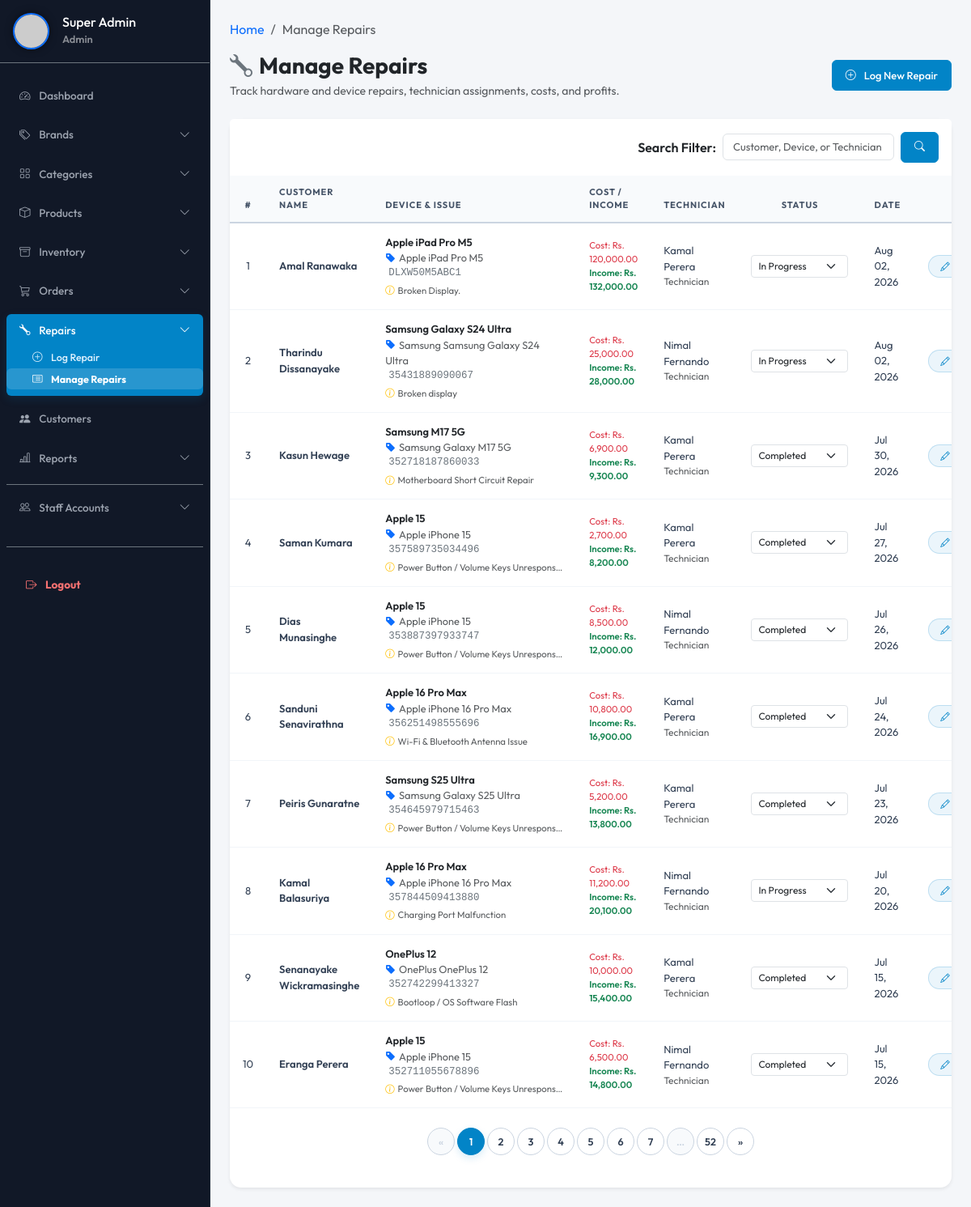
Page /legacy_php_backup/admin/manage-repairs.php (signed in) on the committed database.
### tables this page shows
CREATE TABLE `tbl_repairs` (
  `ID` int(11) NOT NULL AUTO_INCREMENT,
  `CustomerName` varchar(150) NOT NULL,
  `BrandName` varchar(100) DEFAULT NULL,
  `ProductName` varchar(150) DEFAULT NULL,
  `IMEINumber` varchar(50) DEFAULT NULL,
  `DeviceName` varchar(150) NOT NULL,
  `Issue` text NOT NULL,
  `Cost` decimal(10,2) NOT NULL DEFAULT 0.00,
  `Income` decimal(10,2) NOT NULL DEFAULT 0.00,
  `TechnicianId` int(11) NOT NULL,
  `Status` enum('Pending','In-progress','Completed','Cancelled') NOT NULL DEFAULT 'Pending',
  `RepairDate` date NOT NULL,
  `RepairNotes` text DEFAULT NULL,
  `PartsUsed` varchar(255) DEFAULT NULL,
  `LaborTime` varchar(50) DEFAULT NULL,
  PRIMARY KEY (`ID`),
  KEY `TechnicianId` (`TechnicianId`),
  CONSTRAINT `fk_repairs_technician` FOREIGN KEY (`TechnicianId`) REFERENCES `staff_users` (`id`) ON DELETE CASCADE
);

CREATE TABLE `staff_users` (
  `id` int(11) NOT NULL AUTO_INCREMENT,
  `first_name` varchar(50) NOT NULL,
  `last_name` varchar(50) NOT NULL,
  `email` varchar(100) NOT NULL,
  `phone` varchar(20) NOT NULL,
  `gender` enum('Male','Female') NOT NULL,
  `birth_date` date NOT NULL,
  `role` enum('Admin','Sales person','Technician') NOT NULL,
  `status` enum('Active','Inactive') NOT NULL,
  `password` varchar(255) NOT NULL,
  `created_at` timestamp NOT NULL DEFAULT current_timestamp(),
  `updated_at` timestamp NOT NULL DEFAULT current_timestamp() ON UPDATE current_timestamp(),
  PRIMARY KEY (`id`),
  UNIQUE KEY `unique_email` (`email`)
);

### legacy_php_backup/admin/manage-repairs.php (the view, shortened to what this page needs)
<?php
include("../includes/admin/auth_admin.php");
$search = isset($_GET['search']) ? trim($_GET['search']) : '';
$filter = isset($_GET['filter']) ? trim($_GET['filter']) : '';
$limit = 10;
$page = isset($_GET['page']) ? max(1, intval($_GET['page'])) : 1;
$offset = ($page - 1) * $limit;
$params = [];
$types = "";
$where_sql = "";
$count_query = "SELECT COUNT(r.ID) FROM tbl_repairs r JOIN staff_users s ON r.TechnicianId = s.id $where_sql";
$count_stmt = $conn->prepare($count_query);
$count_stmt->execute();
$total_rows = $count_stmt->get_result()->fetch_row()[0];
$total_pages = ceil($total_rows / $limit);
$data_query = "SELECT r.*, s.first_name, s.last_name, s.role
               FROM tbl_repairs r
               JOIN staff_users s ON r.TechnicianId = s.id
               $where_sql
               ORDER BY r.RepairDate DESC, r.ID DESC
               LIMIT ? OFFSET ?";
$data_stmt = $conn->prepare($data_query);
$bind_params = array_merge($params, [$limit, $offset]);
$data_stmt->bind_param($types . "ii", ...$bind_params);
$data_stmt->execute();
$repairs_res = $data_stmt->get_result();
?>
<?php include_once('../includes/admin/header.php');?>
<div class="container-fluid">
    <div class="row">
        <?php include_once('../includes/admin/sidebar.php');?>
        <div class="col-md-10 p-4">
            <nav aria-label="breadcrumb">
                <ol class="breadcrumb">
                    <li class="breadcrumb-item"><a href="dashboard.php" class="text-decoration-none">Home</a></li>
                    <li class="breadcrumb-item active" aria-current="page">Manage Repairs<?= ($filter !== '') ? ' - ' . ucfirst($filter) : ''; ?></li>
                </ol>
            </nav>
            <div class="d-flex justify-content-between align-items-center mb-4">
                <div>
                    <h3 class="fw-bold text-dark mb-1"><i class="bi bi-wrench text-secondary me-2"></i>Manage Repairs<?= ($filter !== '') ? ' (' . ucfirst($filter) . ')' : ''; ?></h3>
                    <p class="text-muted mb-0 small"><?= $admin_role === 'Technician' ? 'Your assigned repair jobs and job status updates.' : 'Track hardware and device repairs, technician assignments, costs, and profits.'; ?></p>
                </div>
                <?php if ($admin_role !== 'Technician'): ?>
                <div>
                    <a href="add-repair.php" class="btn btn-primary rounded-pill px-4"><i class="bi bi-plus-circle me-1"></i> Log New Repair</a>
                </div>
                <?php endif; ?>
            </div>
            <div class="card card-repairs shadow-sm border-0">
                <div class="card-header bg-white py-3 border-0">
                    <form method="get" class="row g-2 justify-content-end align-items-center">
                        <div class="col-auto">
                            <label for="search" class="col-form-label fw-semibold">Search Filter:</label>
                        </div>
                        <div class="col-auto">
                            <input type="text" class="form-control" name="search" id="search" value="<?= htmlspecialchars($search); ?>" placeholder="Customer, Device, or Technician">
                        </div>
                        <div class="col-auto">
                            <button type="submit" class="btn btn-primary"><i class="bi bi-search"></i></button>
                        </div>
                    </form>
                </div>
                <div class="card-body p-0">
                    <div class="table-responsive">
                        <table class="table table-hover align-middle mb-0">
                            <thead class="table-light text-muted">
                                <tr>
                                    <th class="ps-4 text-center" style="width: 60px;">#</th>
                                    <th>Customer Name</th>
                                    <th>Device & Issue</th>
                                    <?php if ($admin_role !== 'Technician'): ?>
                                    <th>Cost / Income</th>
                                    <?php endif; ?>
                                    <th>Technician</th>
                                    <th class="text-center">Status</th>
                                    <th>Date</th>
                                    <th class="text-end pe-4">Actions</th>
                                </tr>
                            </thead>
                            <tbody>
                                <?php if ($repairs_res->num_rows > 0): ?>
                                    <?php
                                    $cnt = $offset + 1;
                                    while($row = $repairs_res->fetch_assoc()):
                                    ?>
                                        <tr>
                                            <td class="ps-4 text-center text-muted"><?= $cnt; ?></td>
                                            <td class="fw-semibold text-dark"><?= htmlspecialchars($row['CustomerName']); ?></td>
                                            <td>
                                                <div class="fw-semibold text-dark"><?= htmlspecialchars($row['DeviceName']); ?></div>
                                                <?php if (!empty($row['BrandName']) || !empty($row['ProductName'])): ?>
                                                    <div class="small text-muted" style="font-size:0.8rem;">
                                                        <i class="bi bi-tag-fill me-1 text-primary"></i><?= htmlspecialchars(trim(($row['BrandName'] ?? '') . ' ' . ($row['ProductName'] ?? ''))); ?>
                                                    </div>
                                                <?php endif; ?>
                                                <?php if (!empty($row['IMEINumber'])): ?>
                                                    <div class="small font-monospace text-secondary" style="font-size:0.78rem;">
                                                        <i class="bi bi-barcode me-1"></i><?= htmlspecialchars($row['IMEINumber']); ?>
                                                    </div>
                                                <?php endif; ?>
                                                <div class="text-muted small text-truncate mt-1" style="max-width: 220px;" title="<?= htmlspecialchars($row['Issue']); ?>">
                                                    <i class="bi bi-info-circle me-1 text-warning"></i><?= htmlspecialchars($row['Issue']); ?>
                                                </div>
                                            </td>
                                            <?php if ($admin_role !== 'Technician'): ?>
                                            <td>
                                                <div class="text-danger small">Cost: Rs. <?= number_format($row['Cost'], 2); ?></div>
                                                <div class="text-success fw-semibold small">Income: Rs. <?= number_format($row['Income'], 2); ?></div>
                                            </td>
                                            <?php endif; ?>
                                            <td>
                                                <?= htmlspecialchars($row['first_name'] . ' ' . $row['last_name']); ?>
                                                <span class="small text-muted d-block" style="font-size: 0.75rem;"><?= htmlspecialchars($row['role']); ?></span>
                                            </td>
                                            <td class="text-center" id="status-cell-<?= $row['ID']; ?>">
                                                <?php if ($admin_role === 'Admin' || $admin_role === 'Technician'): ?>
                                                <select class="form-select form-select-sm status-select rounded-pill px-2"
                                                        data-repair-id="<?= $row['ID']; ?>"
                                                        style="font-size:0.8rem; min-width:120px;">
                                                    <option value="In-progress"  <?= $row['Status']==='In-progress'  ? 'selected':'' ?>>In Progress</option>
                                                    <option value="Completed"    <?= $row['Status']==='Completed'    ? 'selected':'' ?>>Completed</option>
                                                </select>
                                                <?php endif; ?>
                                            </td>
                                            <td class="small"><?= date('M d, Y', strtotime($row['RepairDate'])); ?></td>
                                            <td class="text-end pe-4">
                                                <div class="d-flex justify-content-end gap-1">
                                                    <a href="edit-repair.php?id=<?= $row['ID']; ?>" class="btn btn-sm btn-primary"><i class="bi bi-pencil"></i> Edit</a>
                                                </div>
                                            </td>
                                        </tr>
                                    <?php
                                    $cnt++;
                                    endwhile;
                                    ?>
                                <?php endif; ?>
                            </tbody>
                        </table>
                    </div>
                    <?php if ($total_pages > 1): ?>
                    <nav class="d-flex justify-content-center my-4">
                        <ul class="pagination pagination-custom gap-1">
                            <li class="page-item <?= ($page <= 1) ? 'disabled' : ''; ?>">
                                <a class="page-link" href="?page=<?= $page - 1; ?>&search=<?= urlencode($search); ?>&filter=<?= urlencode($filter); ?>" aria-label="Previous">
                                    <span aria-hidden="true">&laquo;</span>
                                </a>
                            </li>
                            <?php
                            $range = 2;
                            $start_page = $page - $range;
                            $end_page = $page + $range;
                            if ($start_page <= 2) {
                                $end_page += (3 - $start_page);
                                $start_page = 2;
                            }
                            $start_page = max(2, $start_page);
                            $end_page = min($total_pages - 1, $end_page);
                            ?>
                            <li class="page-item <?= ($page == 1) ? 'active' : ''; ?>">
                                <a class="page-link" href="?page=1&search=<?= urlencode($search); ?>&filter=<?= urlencode($filter); ?>">1</a>
                            </li>
                            <?php for($i = $start_page; $i <= $end_page; $i++): ?>
                                <li class="page-item <?= ($page == $i) ? 'active' : ''; ?>">
                                    <a class="page-link" href="?page=<?= $i; ?>&search=<?= urlencode($search); ?>&filter=<?= urlencode($filter); ?>"><?= $i; ?></a>
                                </li>
                            <?php endfor; ?>
                            <?php if ($end_page < $total_pages - 1): ?>
                                <li class="page-item disabled"><span class="page-link">&hellip;</span></li>
                            <?php endif; ?>
                            <?php if ($total_pages > 1): ?>
                                <li class="page-item <?= ($page == $total_pages) ? 'active' : ''; ?>">
                                    <a class="page-link" href="?page=<?= $total_pages; ?>&search=<?= urlencode($search); ?>&filter=<?= urlencode($filter); ?>"><?= $total_pages; ?></a>
                                </li>
                            <?php endif; ?>
                            <li class="page-item <?= ($page >= $total_pages) ? 'disabled' : ''; ?>">
                                <a class="page-link" href="?page=<?= $page + 1; ?>&search=<?= urlencode($search); ?>&filter=<?= urlencode($filter); ?>" aria-label="Next">
                                    <span aria-hidden="true">&raquo;</span>
                                </a>
                            </li>
                        </ul>
                    </nav>
                    <?php endif; ?>
                </div>
            </div>
        </div>
    </div>
</div>
<?php include_once('../includes/components/confirmation.php'); ?>
<div class="toast-container position-fixed bottom-0 end-0 p-3" style="z-index:9999">
</div>
<?php include '../includes/admin/footer.php'; ?>

### rows in the picture
tbl_repairs: CustomerName "Amal Ranawaka", DeviceName "Apple iPad Pro M5", BrandName+ProductName "Apple iPad Pro M5", IMEINumber "DLXW50M5ABC1", Issue "Broken Display.", Cost "120,000.00", Income "132,000.00", TechnicianId.last_name "Kamal Perera", TechnicianId.role "Technician", Status+ID "In Progress", RepairDate "Aug 02, 2026"
tbl_repairs: CustomerName "Tharindu Dissanayake", DeviceName "Samsung Galaxy S24 Ultra", BrandName+ProductName "Samsung Samsung Galaxy S24 Ultra", IMEINumber "35431889090067", Issue "Broken display", Cost "25,000.00", Income "28,000.00", TechnicianId.last_name "Nimal Fernando", TechnicianId.role "Technician", Status+ID "In Progress", RepairDate "Aug 02, 2026"
tbl_repairs: CustomerName "Kasun Hewage", DeviceName "Samsung M17 5G", BrandName+ProductName "Samsung Galaxy M17 5G", IMEINumber "352718187860033", Issue "Motherboard Short Circuit Repair", Cost "6,900.00", Income "9,300.00", TechnicianId.last_name "Kamal Perera", TechnicianId.role "Technician", Status+ID "Completed", RepairDate "Jul 30, 2026"
tbl_repairs: CustomerName "Saman Kumara", DeviceName "Apple 15", BrandName+ProductName "Apple iPhone 15", IMEINumber "357589735034496", Issue "Power Button / Volume Keys Unrespons…", Cost "2,700.00", Income "8,200.00", TechnicianId.last_name "Kamal Perera", TechnicianId.role "Technician", Status+ID "Completed", RepairDate "Jul 27, 2026"
tbl_repairs: CustomerName "Dias Munasinghe", DeviceName "Apple 15", BrandName+ProductName "Apple iPhone 15", IMEINumber "353887397933747", Issue "Power Button / Volume Keys Unrespons…", Cost "8,500.00", Income "12,000.00", TechnicianId.last_name "Nimal Fernando", TechnicianId.role "Technician", Status+ID "Completed", RepairDate "Jul 26, 2026"
tbl_repairs: CustomerName "Sanduni Senavirathna", DeviceName "Apple 16 Pro Max", BrandName+ProductName "Apple iPhone 16 Pro Max", IMEINumber "356251498555696", Issue "Wi-Fi & Bluetooth Antenna Issue", Cost "10,800.00", Income "16,900.00", TechnicianId.last_name "Kamal Perera", TechnicianId.role "Technician", Status+ID "Completed", RepairDate "Jul 24, 2026"
tbl_repairs: CustomerName "Peiris Gunaratne", DeviceName "Samsung S25 Ultra", BrandName+ProductName "Samsung Galaxy S25 Ultra", IMEINumber "354645979715463", Issue "Power Button / Volume Keys Unrespons…", Cost "5,200.00", Income "13,800.00", TechnicianId.last_name "Kamal Perera", TechnicianId.role "Technician", Status+ID "Completed", RepairDate "Jul 23, 2026"
tbl_repairs: CustomerName "Kamal Balasuriya", DeviceName "Apple 16 Pro Max", BrandName+ProductName "Apple iPhone 16 Pro Max", IMEINumber "357844509413880", Issue "Charging Port Malfunction", Cost "11,200.00", Income "20,100.00", TechnicianId.last_name "Nimal Fernando", TechnicianId.role "Technician", Status+ID "In Progress", RepairDate "Jul 20, 2026"
tbl_repairs: CustomerName "Senanayake Wickramasinghe", DeviceName "OnePlus 12", BrandName+ProductName "OnePlus OnePlus 12", IMEINumber "352742299413327", Issue "Bootloop / OS Software Flash", Cost "10,000.00", Income "15,400.00", TechnicianId.last_name "Kamal Perera", TechnicianId.role "Technician", Status+ID "Completed", RepairDate "Jul 15, 2026"
tbl_repairs: CustomerName "Eranga Perera", DeviceName "Apple 15", BrandName+ProductName "Apple iPhone 15", IMEINumber "352711055678896", Issue "Power Button / Volume Keys Unrespons…", Cost "6,500.00", Income "14,800.00", TechnicianId.last_name "Nimal Fernando", TechnicianId.role "Technician", Status+ID "Completed", RepairDate "Jul 15, 2026"

### other values in the picture
$admin_name "Super Admin"
$admin_role "Admin"
$total_pages "52"
